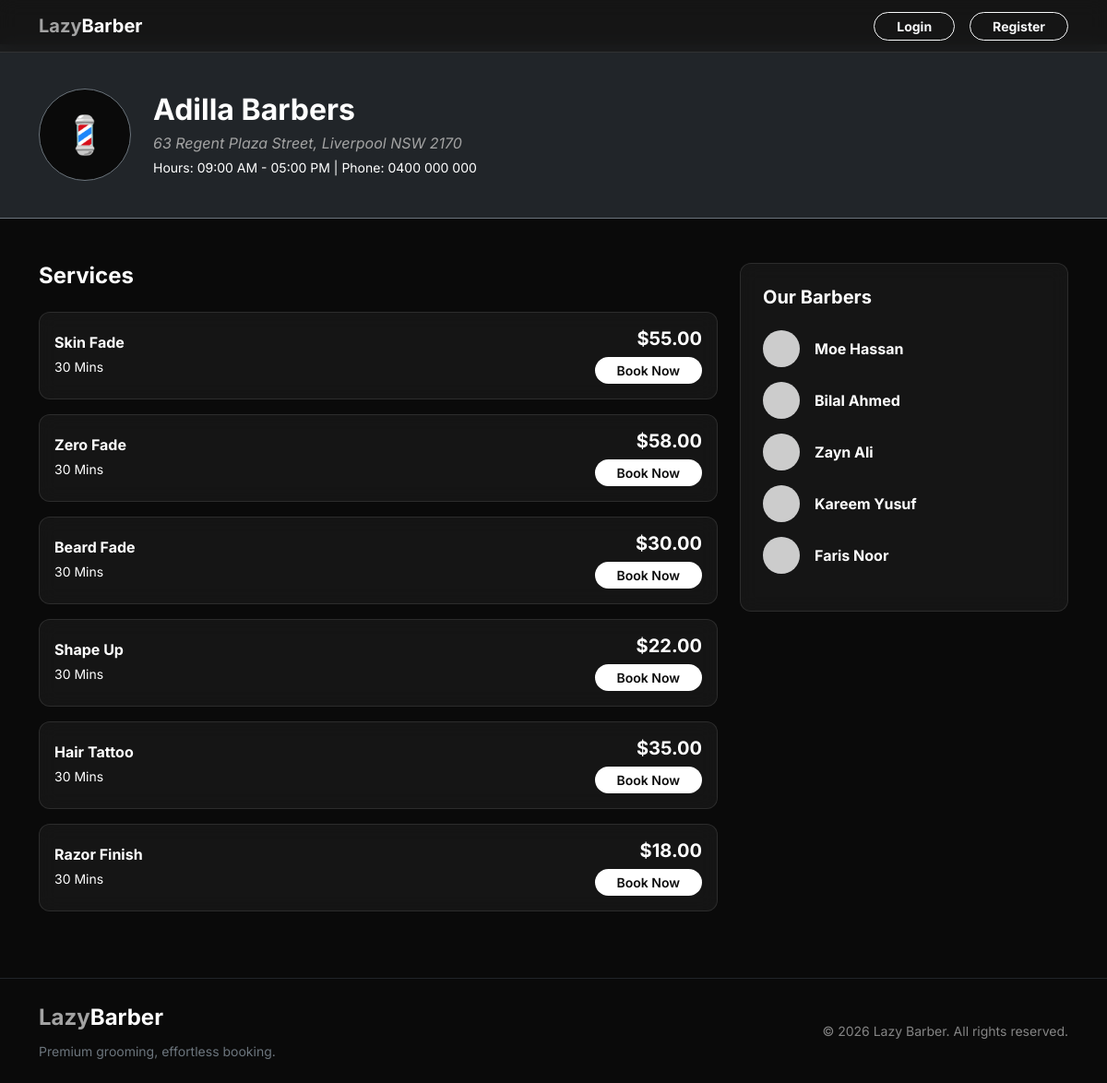
The app's page /final_lazy_barber/shop_profile.php?id=14 with its own data.
### tables this page shows
CREATE TABLE `shops` (
  `shopid` int(11) NOT NULL,
  `name` varchar(255) NOT NULL,
  `address` varchar(255) NOT NULL,
  `suburb` varchar(100) NOT NULL,
  `open_time` varchar(100) DEFAULT '09:00 AM - 05:00 PM',
  `phone` varchar(20) DEFAULT '0400 000 000',
  `is_active` tinyint(1) DEFAULT 1,
  `created_at` timestamp NOT NULL DEFAULT current_timestamp(),
  `avatar` varchar(255) DEFAULT NULL
);

CREATE TABLE `services` (
  `serviceid` int(11) NOT NULL,
  `shopid` int(11) DEFAULT NULL,
  `name` varchar(255) NOT NULL,
  `description` text DEFAULT NULL,
  `price_aud` decimal(10,2) NOT NULL,
  `duration_minutes` int(11) NOT NULL,
  `is_active` tinyint(1) DEFAULT 1
);

CREATE TABLE `users` (
  `userid` int(11) NOT NULL,
  `name` varchar(255) NOT NULL,
  `email` varchar(255) NOT NULL,
  `password_hash` varchar(255) NOT NULL,
  `phone` varchar(20) DEFAULT NULL,
  `role` enum('customer','barber') DEFAULT 'customer',
  `is_shopowner` tinyint(1) DEFAULT 0,
  `shopid` int(11) DEFAULT NULL,
  `is_active` tinyint(1) DEFAULT 1,
  `created_at` timestamp NOT NULL DEFAULT current_timestamp(),
  `avatar` varchar(255) DEFAULT NULL
);

### final_lazy_barber/shop_profile.php (the view, shortened to what this page needs)
<?php
require_once 'config/database.php';
$shopid = $_GET['id'];
$stmt = $pdo->prepare("SELECT * FROM SHOPS WHERE shopid = ?");
$stmt->execute([$shopid]);
$shop = $stmt->fetch();
$srvStmt = $pdo->prepare("SELECT * FROM SERVICES WHERE shopid = ?");
$srvStmt->execute([$shopid]);
$services = $srvStmt->fetchAll();
$barberStmt = $pdo->prepare("SELECT userid, name FROM USERS WHERE shopid = ? AND role = 'barber'");
$barberStmt->execute([$shopid]);
$barbers = $barberStmt->fetchAll();
include 'includes/header.php';
?>
<div class="bg-dark pt-5 pb-4 mt-5 border-bottom border-secondary position-relative overflow-hidden">
    <div class="container position-relative" style="z-index: 2;">
        <div class="d-flex align-items-center mb-3">
            <div class="bg-black rounded-circle me-4 border border-secondary" style="width: 100px; height: 100px; display: flex; align-items: center; justify-content: center;">
                <span class="text-white fs-1">&#128136;</span>
            </div>
            <div>
                <h2 class="text-white fw-bold mb-1"><?php echo htmlspecialchars($shop['name']); ?></h2>
                <p class="text-light-grey mb-1"><i class="text-grey"><?php echo htmlspecialchars($shop['address']); ?></i></p>
                <p class="text-light-grey small mb-0">Hours: <?php echo htmlspecialchars($shop['open_time']); ?> | Phone: <?php echo htmlspecialchars($shop['phone']); ?></p>
            </div>
        </div>
    </div>
</div>
<div class="container py-5">
    <div class="row">
        <div class="col-md-8 mb-4">
            <h4 class="text-white fw-bold mb-4">Services</h4>
            <div class="row g-3">
                <?php foreach($services as $service): ?>
                <div class="col-12">
                    <div class="glass-card p-3 d-flex justify-content-between align-items-center">
                        <div>
                            <h6 class="text-white fw-bold mb-1"><?php echo htmlspecialchars($service['name']); ?></h6>
                            <small class="text-light-grey"><?php echo $service['duration_minutes']; ?> Mins</small>
                        </div>
                        <div class="text-end">
                            <h5 class="text-white fw-bold mb-2">$<?php echo number_format($service['price_aud'], 2); ?></h5>
                            <button class="btn btn-primary-custom btn-sm px-4 rounded-pill" onclick="startBooking(<?php echo $service['serviceid']; ?>, '<?php echo htmlspecialchars(addslashes($service['name'])); ?>', <?php echo $service['price_aud']; ?>)">Book Now</button>
                        </div>
                    </div>
                </div>
                <?php endforeach; ?>
            </div>
        </div>
        <div class="col-md-4">
            <div class="glass-card p-4 sticky-top" style="top: 100px;">
                <h5 class="text-white fw-bold mb-4">Our Barbers</h5>
                <ul class="list-unstyled mb-0">
                    <?php foreach($barbers as $barber): ?>
                        <li class="d-flex align-items-center mb-3">
                            <div class="bg-dark rounded-circle me-3" style="width: 40px; height: 40px; display: flex; align-items: center; justify-content: center; overflow: hidden;">
                                <img src="https://ui-avatars.com/api/?name=<?php echo urlencode($barber['name']); ?>&background=random&color=fff" alt="Barber" style="width: 100%; height: 100%; object-fit: cover;">
                            </div>
                            <span class="text-light-grey fw-bold"><?php echo htmlspecialchars($barber['name']); ?></span>
                        </li>
                    <?php endforeach; ?>
                </ul>
            </div>
        </div>
    </div>
</div>
<?php include 'includes/footer.php'; ?>

### final_lazy_barber/css/style.css (style rules this page uses)
:root { --black: #0a0a0a; --dark-grey: #1a1a1a; --grey: #404040; --light-grey: #a3a3a3; --white: #ffffff; --glass-bg: rgba(26, 26, 26, 0.7); --glass-border: rgba(255, 255, 255, 0.1); }
body { font-family: 'Inter', sans-serif; background-color: var(--black); color: var(--white); display: flex; flex-direction: column; min-height: 100vh; }
.text-grey { color: var(--light-grey) !important; }
.bg-black { background-color: var(--black) !important; }
.glass-card { background: var(--glass-bg); backdrop-filter: blur(10px); -webkit-backdrop-filter: blur(10px); border: 1px solid var(--glass-border); border-radius: 12px; }
.btn-primary-custom { background-color: var(--white); color: var(--black); border: none; font-weight: 600; transition: all 0.3s ease; }

### records on screen
shops: name "Adilla Barbers", address "63 Regent Plaza Street, Liverpool NSW 2170", open_time "09:00 AM - 05:00 PM", phone "0400 000 000"
services: name "Skin Fade", duration_minutes "30", price_aud "55.00"
services: name "Zero Fade", duration_minutes "30", price_aud "58.00"
services: name "Beard Fade", duration_minutes "30", price_aud "30.00"
services: name "Shape Up", duration_minutes "30", price_aud "22.00"
services: name "Hair Tattoo", duration_minutes "30", price_aud "35.00"
services: name "Razor Finish", duration_minutes "30", price_aud "18.00"
users: name "Moe Hassan"
users: name "Bilal Ahmed"
users: name "Zayn Ali"
users: name "Kareem Yusuf"
users: name "Faris Noor"
